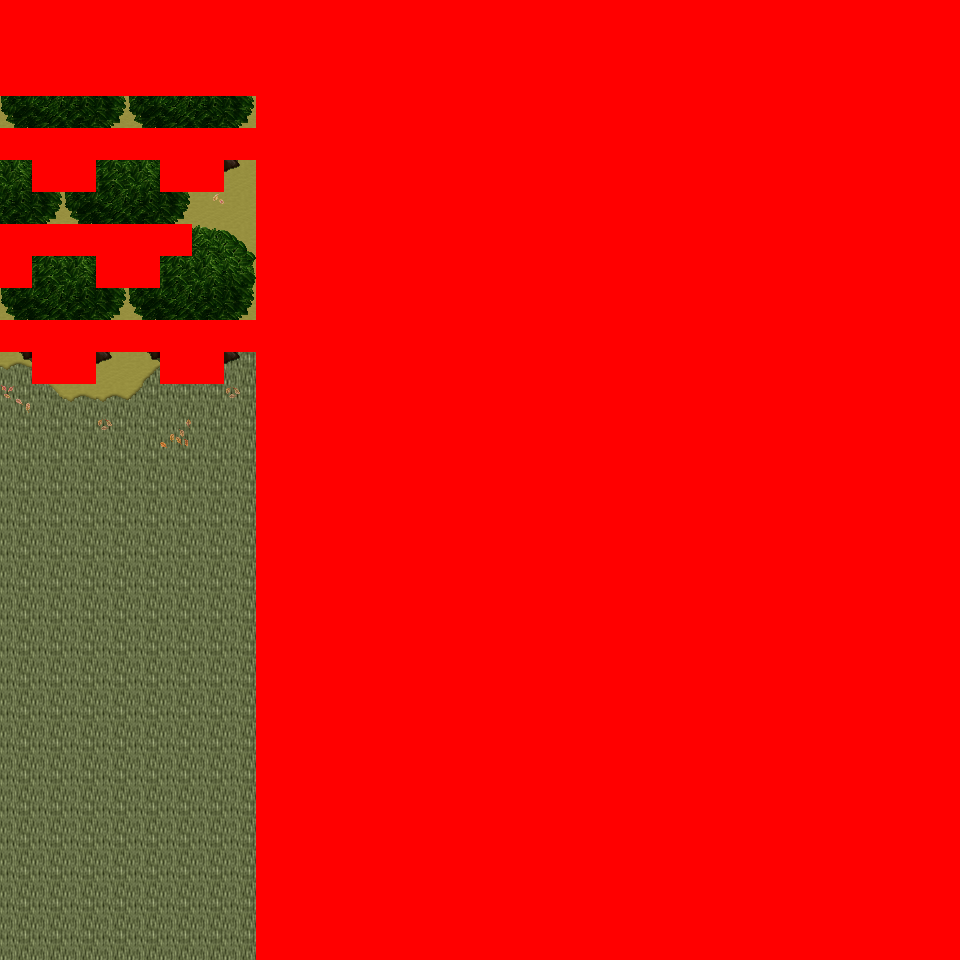

Below is a game level as drawn by its tile map, then a one-line description and the .tmx that defines it (tile-layer data replaced by summaries):
An orthogonal 30x30 tile map with 32x32 px tiles, 6 tile layers (Ground, Object, Object2, Above, ...), 47 tilesets and 5 objects (5x mapchange).

<map version="1.0" orientation="orthogonal" renderorder="right-down" width="30" height="30" tilewidth="32" tileheight="32" nextobjectid="6">
  <tileset firstgid="1" name="tileset_logic_collision" tilewidth="32" tileheight="32" tilecount="1" columns="1">
    <image source="../drawable/tileset_logic_collision.png" width="32" height="32" />
  </tileset>
  <tileset firstgid="2" name="tileset_ground_ground" tilewidth="32" tileheight="32" tilecount="33" columns="3">
    <image source="../drawable/tileset_ground_ground.png" width="96" height="352" />
  </tileset>
  <tileset firstgid="35" name="tileset_building_castle" tilewidth="32" tileheight="32" tilecount="320" columns="20">
    <image source="../drawable/tileset_building_castle.png" width="640" height="512" />
  </tileset>
  <tileset firstgid="355" name="tileset_ground_brown_paving" tilewidth="32" tileheight="32" tilecount="2" columns="2">
    <image source="../drawable/tileset_ground_brown_paving.png" width="64" height="32" />
  </tileset>
  <tileset firstgid="357" name="tileset_ground_water_water_bubbles" tilewidth="32" tileheight="32" tilecount="32" columns="8">
    <image source="../drawable/tileset_ground_water_water_bubbles.png" width="256" height="128" />
  </tileset>
  <tileset firstgid="389" name="tileset_ground_indoor_black_hole" tilewidth="32" tileheight="32" tilecount="12" columns="3">
    <image source="../drawable/tileset_ground_indoor_black_hole.png" width="96" height="128" />
  </tileset>
  <tileset firstgid="401" name="tileset_ground_ridge_earth_dark" tilewidth="32" tileheight="32" tilecount="96" columns="12">
    <image source="../drawable/tileset_ground_ridge_earth_dark.png" width="384" height="256" />
  </tileset>
  <tileset firstgid="497" name="tileset_building_roof_red" tilewidth="32" tileheight="32" tilecount="20" columns="5">
    <image source="../drawable/tileset_building_roof_red.png" width="160" height="128" />
  </tileset>
  <tileset firstgid="517" name="tileset_building_wall_wall_brown" tilewidth="32" tileheight="32" tilecount="12" columns="3">
    <image source="../drawable/tileset_building_wall_wall_brown.png" width="96" height="128" />
  </tileset>
  <tileset firstgid="529" name="tileset_plant_bush_bushes" tilewidth="32" tileheight="32" tilecount="10" columns="5">
    <image source="../drawable/tileset_plant_bush_bushes.png" width="160" height="64" />
  </tileset>
  <tileset firstgid="539" name="tileset_plant_leaves" tilewidth="32" tileheight="32" tilecount="8" columns="4">
    <image source="../drawable/tileset_plant_leaves.png" width="128" height="64" />
  </tileset>
  <tileset firstgid="547" name="tileset_object_well" tilewidth="32" tileheight="32" tilecount="4" columns="2">
    <image source="../drawable/tileset_object_well.png" width="64" height="64" />
  </tileset>
  <tileset firstgid="551" name="tileset_building_wall_wood" tilewidth="32" tileheight="32" tilecount="16" columns="4">
    <image source="../drawable/tileset_building_wall_wood.png" width="128" height="128" />
  </tileset>
  <tileset firstgid="567" name="tileset_ground_earth_edges" tilewidth="32" tileheight="32" tilecount="18" columns="6">
    <image source="../drawable/tileset_ground_earth_edges.png" width="192" height="96" />
  </tileset>
  <tileset firstgid="585" name="tileset_ground_grass_corners" tilewidth="32" tileheight="32" tilecount="24" columns="6">
    <image source="../drawable/tileset_ground_grass_corners.png" width="192" height="128" />
  </tileset>
  <tileset firstgid="609" name="tileset_ground_rock_pebbles" tilewidth="32" tileheight="32" tilecount="3" columns="1">
    <image source="../drawable/tileset_ground_rock_pebbles.png" width="32" height="96" />
  </tileset>
  <tileset firstgid="612" name="tileset_furniture_other_stick" tilewidth="32" tileheight="32" tilecount="2" columns="1">
    <image source="../drawable/tileset_furniture_other_stick.png" width="32" height="64" />
  </tileset>
  <tileset firstgid="614" name="tileset_plant_grasses" tilewidth="32" tileheight="32" tilecount="6" columns="3">
    <image source="../drawable/tileset_plant_grasses.png" width="96" height="64" />
  </tileset>
  <tileset firstgid="620" name="tileset_item_armor_sword_rack" tilewidth="32" tileheight="32" tilecount="4" columns="2">
    <image source="../drawable/tileset_item_armor_sword_rack.png" width="64" height="64" />
  </tileset>
  <tileset firstgid="624" name="tileset_building_roof_yellow" tilewidth="32" tileheight="32" tilecount="20" columns="5">
    <image source="../drawable/tileset_building_roof_yellow.png" width="160" height="128" />
  </tileset>
  <tileset firstgid="644" name="tileset_building_roof_blue" tilewidth="32" tileheight="32" tilecount="20" columns="5">
    <image source="../drawable/tileset_building_roof_blue.png" width="160" height="128" />
  </tileset>
  <tileset firstgid="664" name="tileset_plant_tree_tree_darkgreen" tilewidth="32" tileheight="32" tilecount="88" columns="8">
    <image source="../drawable/tileset_plant_tree_tree_darkgreen.png" width="256" height="352" />
  </tileset>
  <tileset firstgid="752" name="tileset_building_door_door_n" tilewidth="32" tileheight="32" tilecount="6" columns="3">
    <image source="../drawable/tileset_building_door_door_n.png" width="96" height="64" />
  </tileset>
  <tileset firstgid="758" name="tileset_item_pot_dark_barrel" tilewidth="32" tileheight="32" tilecount="2" columns="1">
    <image source="../drawable/tileset_item_pot_dark_barrel.png" width="32" height="64" />
  </tileset>
  <tileset firstgid="760" name="tileset_building_roof_green" tilewidth="32" tileheight="32" tilecount="20" columns="5">
    <image source="../drawable/tileset_building_roof_green.png" width="160" height="128" />
  </tileset>
  <tileset firstgid="780" name="tileset_building_wall_stone" tilewidth="32" tileheight="32" tilecount="12" columns="3">
    <image source="../drawable/tileset_building_wall_stone.png" width="96" height="128" />
  </tileset>
  <tileset firstgid="792" name="tileset_item_statue_metal_and_stone" tilewidth="32" tileheight="32" tilecount="6" columns="3">
    <image source="../drawable/tileset_item_statue_metal_and_stone.png" width="96" height="64" />
  </tileset>
  <tileset firstgid="798" name="tileset_ground_ladder_steps" tilewidth="32" tileheight="32" tilecount="6" columns="3">
    <image source="../drawable/tileset_ground_ladder_steps.png" width="96" height="64" />
  </tileset>
  <tileset firstgid="804" name="tileset_item_armor_armor" tilewidth="32" tileheight="32" tilecount="4" columns="4">
    <image source="../drawable/tileset_item_armor_armor.png" width="128" height="32" />
  </tileset>
  <tileset firstgid="808" name="tileset_ground_ladder_horizontal_dark" tilewidth="32" tileheight="32" tilecount="3" columns="1">
    <image source="../drawable/tileset_ground_ladder_horizontal_dark.png" width="32" height="96" />
  </tileset>
  <tileset firstgid="811" name="tileset_building_door_closed" tilewidth="32" tileheight="32" tilecount="1" columns="1">
    <image source="../drawable/tileset_building_door_closed.png" width="32" height="32" />
  </tileset>
  <tileset firstgid="812" name="tileset_ground_green_paving" tilewidth="32" tileheight="32" tilecount="18" columns="3">
    <image source="../drawable/tileset_ground_green_paving.png" width="96" height="192" />
  </tileset>
  <tileset firstgid="830" name="tileset_ground_earth_edges_yellowgreen" tilewidth="32" tileheight="32" tilecount="15" columns="5">
    <image source="../drawable/tileset_ground_earth_edges_yellowgreen.png" width="160" height="96" />
  </tileset>
  <tileset firstgid="845" name="tileset_ground_grass_2" tilewidth="32" tileheight="32" tilecount="21" columns="3">
    <image source="../drawable/tileset_ground_grass_2.png" width="96" height="224" />
  </tileset>
  <tileset firstgid="866" name="tileset_plant_tree_spruce" tilewidth="32" tileheight="32" tilecount="6" columns="2">
    <image source="../drawable/tileset_plant_tree_spruce.png" width="64" height="96" />
  </tileset>
  <tileset firstgid="872" name="tileset_plant_tree_evergreen" tilewidth="32" tileheight="32" tilecount="36" columns="3">
    <image source="../drawable/tileset_plant_tree_evergreen.png" width="96" height="384" />
  </tileset>
  <tileset firstgid="908" name="tileset_plant_stump_stump_pale_brown" tilewidth="32" tileheight="32" tilecount="4" columns="2">
    <image source="../drawable/tileset_plant_stump_stump_pale_brown.png" width="64" height="64" />
  </tileset>
  <tileset firstgid="912" name="tileset_plant_bush_bricked_bushes" tilewidth="32" tileheight="32" tilecount="6" columns="2">
    <image source="../drawable/tileset_plant_bush_bricked_bushes.png" width="64" height="96" />
  </tileset>
  <tileset firstgid="918" name="tileset_item_statue_wolf_statue" tilewidth="32" tileheight="32" tilecount="6" columns="2">
    <image source="../drawable/tileset_item_statue_wolf_statue.png" width="64" height="96" />
  </tileset>
  <tileset firstgid="924" name="tileset_item_pot_pot_tall" tilewidth="32" tileheight="32" tilecount="2" columns="1">
    <image source="../drawable/tileset_item_pot_pot_tall.png" width="32" height="64" />
  </tileset>
  <tileset firstgid="926" name="tileset_furniture_chair_bench_wooden" tilewidth="32" tileheight="32" tilecount="8" columns="2">
    <image source="../drawable/tileset_furniture_chair_bench_wooden.png" width="64" height="128" />
  </tileset>
  <tileset firstgid="934" name="tileset_item_statue_plants_potted_stone" tilewidth="32" tileheight="32" tilecount="6" columns="3">
    <image source="../drawable/tileset_item_statue_plants_potted_stone.png" width="96" height="64" />
  </tileset>
  <tileset firstgid="940" name="tileset_ground_dry_grass" tilewidth="32" tileheight="32" tilecount="54" columns="9">
    <image source="../drawable/tileset_ground_dry_grass.png" width="288" height="192" />
  </tileset>
  <tileset firstgid="994" name="tileset_furniture_light_dark_torch" tilewidth="32" tileheight="32" tilecount="8" columns="2">
    <image source="../drawable/tileset_furniture_light_dark_torch.png" width="64" height="128" />
  </tileset>
  <tileset firstgid="1002" name="tileset_ground_ladder_vertical_dark" tilewidth="32" tileheight="32" tilecount="3" columns="3">
    <image source="../drawable/tileset_ground_ladder_vertical_dark.png" width="96" height="32" />
  </tileset>
  <tileset firstgid="1005" name="tileset_ground_rock_huge_boulder" tilewidth="32" tileheight="32" tilecount="20" columns="5">
    <image source="../drawable/tileset_ground_rock_huge_boulder.png" width="160" height="128" />
  </tileset>
  <tileset firstgid="1025" name="tileset_object_mine_rails_2" tilewidth="32" tileheight="32" tilecount="64" columns="8">
    <image source="../drawable/tileset_object_mine_rails_2.png" width="256" height="256" />
  </tileset>
  <layer name="Ground" width="30" height="30">
    <data>[900 cells, 900 non-empty, 4 distinct tile ids]</data>
  </layer>
  <layer name="Object" width="30" height="30">
    <data>[900 cells, 287 non-empty, 49 distinct tile ids]</data>
  </layer>
  <layer name="Object2" width="30" height="30">
    <data>[900 cells, 34 non-empty, 7 distinct tile ids]</data>
  </layer>
  <layer name="Above" width="30" height="30">
    <data>[900 cells, 100 non-empty, 38 distinct tile ids]</data>
  </layer>
  <layer name="Above2" width="30" height="30">
    <data>[900 cells, 34 non-empty, 8 distinct tile ids]</data>
  </layer>
  <layer name="Walkable" width="30" height="30">
    <data>[900 cells, 717 non-empty, 1 distinct tile ids]</data>
  </layer>
  <objectgroup name="MapEvents">
    <object id="1" name="south" type="mapchange" x="0" y="928" width="256" height="32">
      <properties>
        <property name="map" value="0_ados_mountain_n2_w2_x4_y1" />
        <property name="place" value="north" />
      </properties>
    </object>
    <object id="2" name="west" type="mapchange" x="0" y="96" width="32" height="32">
      <properties>
        <property name="map" value="0_ados_mountain_n2_w2_x3_y0" />
        <property name="place" value="east" />
      </properties>
    </object>
    <object id="3" name="west2" type="mapchange" x="0" y="160" width="32" height="64">
      <properties>
        <property name="map" value="0_ados_mountain_n2_w2_x3_y0" />
        <property name="place" value="east2" />
      </properties>
    </object>
    <object id="4" name="west3" type="mapchange" x="0" y="288" width="32" height="32">
      <properties>
        <property name="map" value="0_ados_mountain_n2_w2_x3_y0" />
        <property name="place" value="east3" />
      </properties>
    </object>
    <object id="5" name="west4" type="mapchange" x="0" y="352" width="32" height="608">
      <properties>
        <property name="map" value="0_ados_mountain_n2_w2_x3_y0" />
        <property name="place" value="east4" />
      </properties>
    </object>
  </objectgroup>
</map>
